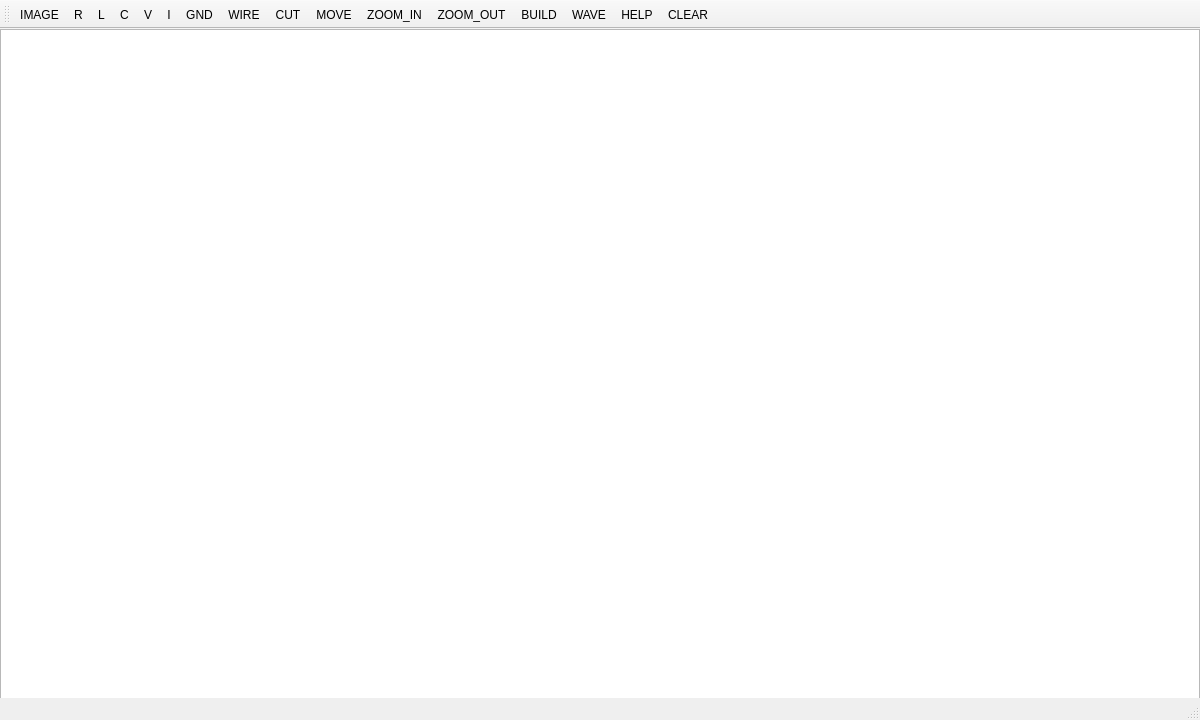
<?xml version="1.0" encoding="UTF-8"?>
<ui version="4.0">
 <class>MainWindow</class>
 <widget class="QMainWindow" name="MainWindow">
  <property name="geometry">
   <rect>
    <x>0</x>
    <y>0</y>
    <width>1200</width>
    <height>720</height>
   </rect>
  </property>
  <property name="windowTitle">
   <string>MainWindow</string>
  </property>
  <widget class="QWidget" name="centralwidget">
   <widget class="Circuit" name="graphicsview">
    <property name="geometry">
     <rect>
      <x>0</x>
      <y>0</y>
      <width>1200</width>
      <height>720</height>
     </rect>
    </property>
    <property name="verticalScrollBarPolicy">
     <enum>Qt::ScrollBarAlwaysOff</enum>
    </property>
    <property name="horizontalScrollBarPolicy">
     <enum>Qt::ScrollBarAlwaysOff</enum>
    </property>
   </widget>
  </widget>
  <widget class="QMenuBar" name="menubar">
   <property name="geometry">
    <rect>
     <x>0</x>
     <y>0</y>
     <width>1200</width>
     <height>21</height>
    </rect>
   </property>
  </widget>
  <widget class="QStatusBar" name="statusbar"/>
  <widget class="QToolBar" name="toolBar">
   <property name="windowTitle">
    <string>toolBar</string>
   </property>
   <property name="iconSize">
    <size>
     <width>36</width>
     <height>36</height>
    </size>
   </property>
   <attribute name="toolBarArea">
    <enum>TopToolBarArea</enum>
   </attribute>
   <attribute name="toolBarBreak">
    <bool>false</bool>
   </attribute>
   <addaction name="actionIMAGE"/>
   <addaction name="actionR"/>
   <addaction name="actionL"/>
   <addaction name="actionC"/>
   <addaction name="actionV"/>
   <addaction name="actionI"/>
   <addaction name="actionGND"/>
   <addaction name="actionWIRE"/>
   <addaction name="actionCUT"/>
   <addaction name="actionMOVE"/>
   <addaction name="actionZOOM_IN"/>
   <addaction name="actionZOOM_OUT"/>
   <addaction name="actionBUILD"/>
   <addaction name="actionWAVE"/>
   <addaction name="actionHELP"/>
   <addaction name="actionCLEAR"/>
  </widget>
  <action name="actionR">
   <property name="checkable">
    <bool>true</bool>
   </property>
   <property name="icon">
    <iconset resource="image/resource.qrc">
     <normaloff>:/pre/R.png</normaloff>:/pre/R.png</iconset>
   </property>
   <property name="text">
    <string>R</string>
   </property>
  </action>
  <action name="actionL">
   <property name="checkable">
    <bool>true</bool>
   </property>
   <property name="checked">
    <bool>false</bool>
   </property>
   <property name="icon">
    <iconset resource="image/resource.qrc">
     <normaloff>:/pre/L.png</normaloff>:/pre/L.png</iconset>
   </property>
   <property name="text">
    <string>L</string>
   </property>
  </action>
  <action name="actionC">
   <property name="checkable">
    <bool>true</bool>
   </property>
   <property name="icon">
    <iconset resource="image/resource.qrc">
     <normaloff>:/pre/C.png</normaloff>:/pre/C.png</iconset>
   </property>
   <property name="text">
    <string>C</string>
   </property>
  </action>
  <action name="actionV">
   <property name="checkable">
    <bool>true</bool>
   </property>
   <property name="icon">
    <iconset resource="image/resource.qrc">
     <normaloff>:/pre/V.png</normaloff>:/pre/V.png</iconset>
   </property>
   <property name="text">
    <string>V</string>
   </property>
  </action>
  <action name="actionI">
   <property name="checkable">
    <bool>true</bool>
   </property>
   <property name="icon">
    <iconset resource="image/resource.qrc">
     <normaloff>:/pre/I.png</normaloff>:/pre/I.png</iconset>
   </property>
   <property name="text">
    <string>I</string>
   </property>
  </action>
  <action name="actionGND">
   <property name="checkable">
    <bool>true</bool>
   </property>
   <property name="icon">
    <iconset resource="image/resource.qrc">
     <normaloff>:/pre/GND.png</normaloff>:/pre/GND.png</iconset>
   </property>
   <property name="text">
    <string>GND</string>
   </property>
  </action>
  <action name="actionCUT">
   <property name="checkable">
    <bool>true</bool>
   </property>
   <property name="icon">
    <iconset resource="image/resource.qrc">
     <normaloff>:/pre/CUT.png</normaloff>:/pre/CUT.png</iconset>
   </property>
   <property name="text">
    <string>CUT</string>
   </property>
  </action>
  <action name="actionMOVE">
   <property name="checkable">
    <bool>true</bool>
   </property>
   <property name="icon">
    <iconset resource="image/resource.qrc">
     <normaloff>:/pre/MOVE.png</normaloff>:/pre/MOVE.png</iconset>
   </property>
   <property name="text">
    <string>MOVE</string>
   </property>
  </action>
  <action name="actionWIRE">
   <property name="checkable">
    <bool>true</bool>
   </property>
   <property name="icon">
    <iconset resource="image/resource.qrc">
     <normaloff>:/pre/WIRE.png</normaloff>:/pre/WIRE.png</iconset>
   </property>
   <property name="text">
    <string>WIRE</string>
   </property>
  </action>
  <action name="actionBUILD">
   <property name="icon">
    <iconset resource="image/resource.qrc">
     <normaloff>:/pre/BUILD.png</normaloff>:/pre/BUILD.png</iconset>
   </property>
   <property name="text">
    <string>BUILD</string>
   </property>
  </action>
  <action name="actionWAVE">
   <property name="icon">
    <iconset resource="image/resource.qrc">
     <normaloff>:/pre/WAVE.png</normaloff>
     <disabledoff>:/pre/WAVE2.png</disabledoff>:/pre/WAVE.png</iconset>
   </property>
   <property name="text">
    <string>WAVE</string>
   </property>
  </action>
  <action name="actionZOOM_IN">
   <property name="icon">
    <iconset resource="image/resource.qrc">
     <normaloff>:/pre/ZOOM_IN.png</normaloff>:/pre/ZOOM_IN.png</iconset>
   </property>
   <property name="text">
    <string>ZOOM_IN</string>
   </property>
  </action>
  <action name="actionZOOM_OUT">
   <property name="icon">
    <iconset resource="image/resource.qrc">
     <normaloff>:/pre/ZOOM_OUT.png</normaloff>:/pre/ZOOM_OUT.png</iconset>
   </property>
   <property name="text">
    <string>ZOOM_OUT</string>
   </property>
  </action>
  <action name="actionHELP">
   <property name="checkable">
    <bool>true</bool>
   </property>
   <property name="icon">
    <iconset resource="image/resource.qrc">
     <normaloff>:/pre/HELP.png</normaloff>:/pre/HELP.png</iconset>
   </property>
   <property name="text">
    <string>HELP</string>
   </property>
  </action>
  <action name="actionCLEAR">
   <property name="icon">
    <iconset resource="image/resource.qrc">
     <normaloff>:/pre/CLEAR.png</normaloff>:/pre/CLEAR.png</iconset>
   </property>
   <property name="text">
    <string>CLEAR</string>
   </property>
  </action>
  <action name="actionIMAGE">
   <property name="icon">
    <iconset resource="image/resource.qrc">
     <normaloff>:/pre/IMAGE.png</normaloff>:/pre/IMAGE.png</iconset>
   </property>
   <property name="text">
    <string>IMAGE</string>
   </property>
  </action>
 </widget>
 <customwidgets>
  <customwidget>
   <class>Circuit</class>
   <extends>QGraphicsView</extends>
   <header location="global">circuit.h</header>
  </customwidget>
 </customwidgets>
 <resources>
  <include location="image/resource.qrc"/>
 </resources>
 <connections/>
</ui>
